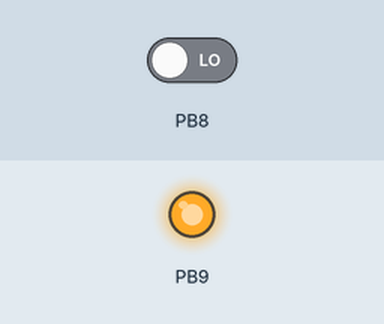
This sketch was run on a simulated STM32 Blue Pill. On the bench: output pins drawn as LEDs (lit = HIGH). The test bench sets the inputs (shaded band); at power-on: PB8 LOW. Pins used as bus, display or sensor lines are not drawn; what the sketch prints to the serial monitor is not drawn.

Above: at 0.1 s.
Timing chart, 0 to 1.6 s (numbered marks = the images above):
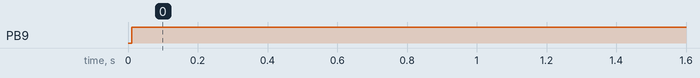

The sketch:

new.ino
```cpp
#include <SPI.h>
#define CS_PIN PA8
SPIClass SPI_2(2);
byte data;
float radian = 0.0174532925;
float max_bits = 4096;
float max_scan_angle_degree = 25;
float height = 455;
float steps_per_unit = 100;
float max_scan_angle_radian = max_scan_angle_degree * radian;
float half_axis_lenght = height * tan(max_scan_angle_radian / 2);
float bit_per_angle = max_bits / max_scan_angle_radian;
float origin = 0 - half_axis_lenght;
volatile long steps = 0;

void setOutput(unsigned int val)
{
  byte lowByte = val & 0xff;
  byte highByte = ((val >> 8) & 0xff) | 0x10;
  digitalWrite(CS_PIN, LOW);
  SPI_2.transfer(highByte);
  SPI_2.transfer(lowByte);
  digitalWrite(CS_PIN, HIGH);
}

void pulse() {
  if (digitalRead(PB7) == LOW) {
    steps = steps + 1;
    if (steps > (half_axis_lenght * steps_per_unit)) {
      steps = half_axis_lenght * steps_per_unit;
    }
  }
  if (digitalRead(PB7) == HIGH) {
    steps = steps - 1;
    if (steps < origin * steps_per_unit)
    {
      steps = origin * steps_per_unit ;
    }
  }
}


void setup() {
  SPI_2.begin();
  SPI_2.setBitOrder(MSBFIRST);
  SPI_2.setDataMode(SPI_MODE0);
  SPI_2.setClockDivider(SPI_CLOCK_DIV16);
  pinMode(CS_PIN, OUTPUT);
  Serial.begin(115200);
  pinMode(PB7, INPUT);
  pinMode(PB8, INPUT);
  pinMode(PB9, OUTPUT);
  attachInterrupt(digitalPinToInterrupt(PB8), pulse, CHANGE);
}

void loop()
{
  float coordinate = steps / steps_per_unit;
  float scan_angle = atan(coordinate / height);
  float angle_to_dac = scan_angle * bit_per_angle;
  unsigned int dac_value = map(angle_to_dac, -2048, 2048, 0, 4096);
  setOutput(dac_value);
  Serial.println(half_axis_lenght * 2);
  delay(10);

  if (coordinate == origin) {
    digitalWrite(PB9, HIGH);
  }
  else {
    digitalWrite(PB9, HIGH);
  }
}
```

Measured:
- by itself, PB9: LOW → HIGH at 0.01 s
